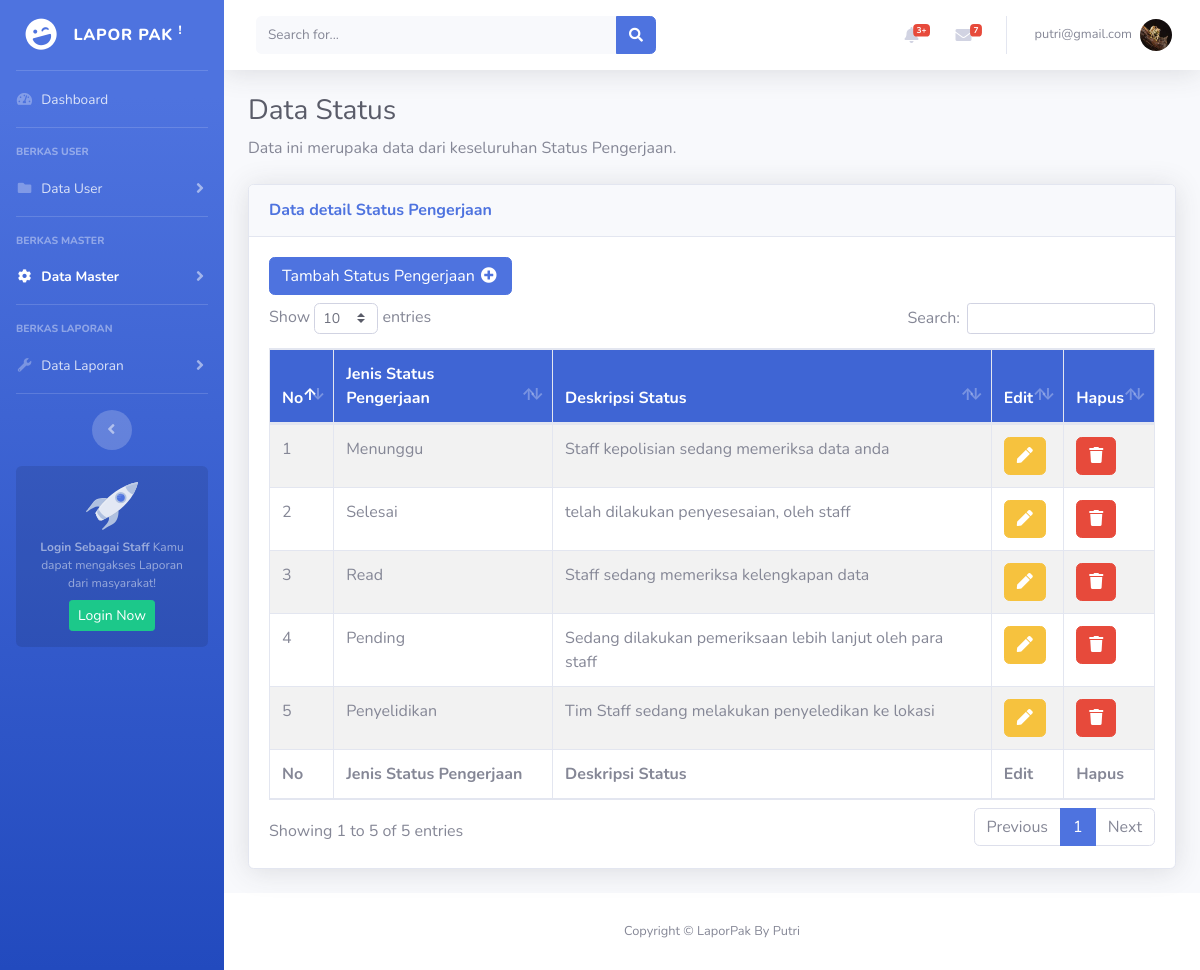
Screenshot of /superadmin/tbl_status.php (signed in) with the database file from the repository.
### tables this page shows
CREATE TABLE `status` (
  `id_status` int(11) NOT NULL,
  `nama_status` varchar(100) NOT NULL,
  `colour` varchar(100) NOT NULL,
  `deskripsi_status` text NOT NULL
);

### superadmin/tbl_status.php (the view, shortened to what this page needs)
<?php
include 'header.php';
?>
<div class="container-fluid">
    <h1 class="h3 mb-2 text-gray-800">Data Status</h1>
    <p class="mb-4">Data ini merupaka data dari keseluruhan Status Pengerjaan.</p>
    <div class="card shadow mb-4">
        <div class="card-header py-3">
            <h6 class="m-0 font-weight-bold text-primary">Data detail Status Pengerjaan</h6>
        </div>
        <div class="card-body">
            <div class="table-responsive table-striped">
                <div class="mb-2">
                    <a href="form-add-status.php" class="btn btn-primary">Tambah Status Pengerjaan <i class="fas fa-fw fa-plus-circle"></i> </a>
                </div>
                <table class="table table-bordered " id="dataTable" width="100%" cellspacing="0">
                    <thead style="background-color: #3f65d4; color: #FFFFFF;">
                        <tr>
                            <th>No</th>
                            <th>Jenis Status Pengerjaan</th>
                            <th>Deskripsi Status</th>
                            <th>Edit</th>
                            <th>Hapus</th>
                        </tr>
                    </thead>
                    <tfoot>
                        <tr>
                            <th>No</th>
                            <th>Jenis Status Pengerjaan</th>
                            <th>Deskripsi Status</th>
                            <th>Edit</th>
                            <th>Hapus</th>
                        </tr>
                    </tfoot>
                    <tbody>
                        <?php
                        include "../koneksi.php";
                        $sql = "SELECT * FROM status;";
                        $query = mysqli_query($konek, $sql) or die("SQL Anda Salah");
                        $nomor = 0;
                        while ($data = mysqli_fetch_array($query)) {
                            $nomor++;
                        ?>
                            <tr>
                                <td><?= $nomor ?></td>
                                <td><?= $data['nama_status'] ?></td>
                                <td><?= $data['deskripsi_status'] ?></td>
                                <td><a href='form-update-status.php?statusku=<?php echo $data['id_status']; ?>' class='btn btn-warning '><i class="fas fa-pen"></i></a>
                                </td>
                                <td><a href='delete/status.php?statusku=<?php echo $data['id_status']; ?>' class='btn btn-danger '><i class="fas fa-trash"></i></a>
                                </td>
                            </tr>
                        <?php } ?>
                    </tbody>
                </table>
            </div>
        </div>
    </div>
</div>
</div>
<?php
include 'footer.php';
?>

### rows the page displays
status: nama_status "Menunggu", deskripsi_status "Staff kepolisian sedang memeriksa data anda"
status: nama_status "Selesai", deskripsi_status "telah dilakukan penyesesaian, oleh staff"
status: nama_status "Read", deskripsi_status "Staff sedang memeriksa kelengkapan data"
status: nama_status "Pending", deskripsi_status "Sedang dilakukan pemeriksaan lebih lanjut oleh para staff"
status: nama_status "Penyelidikan", deskripsi_status "Tim Staff sedang melakukan penyeledikan ke lokasi"

### other values shown
$email "putri@gmail.com"
